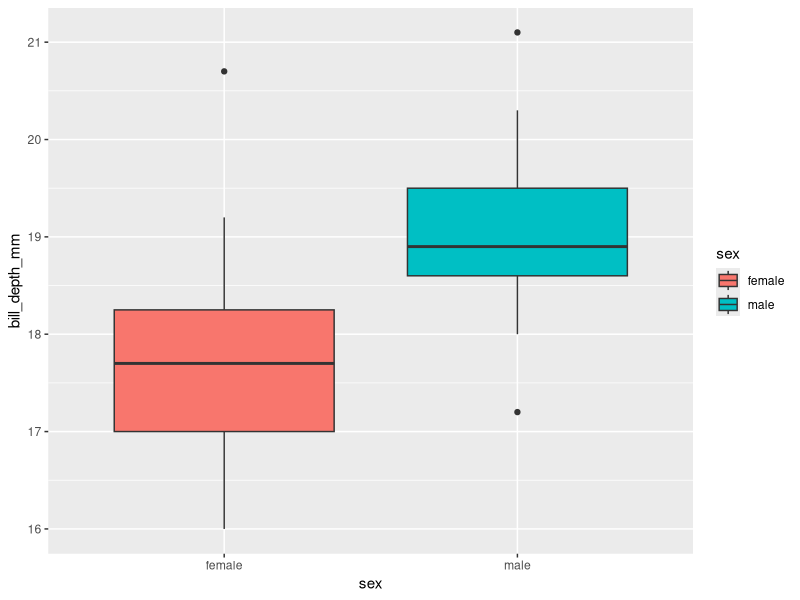
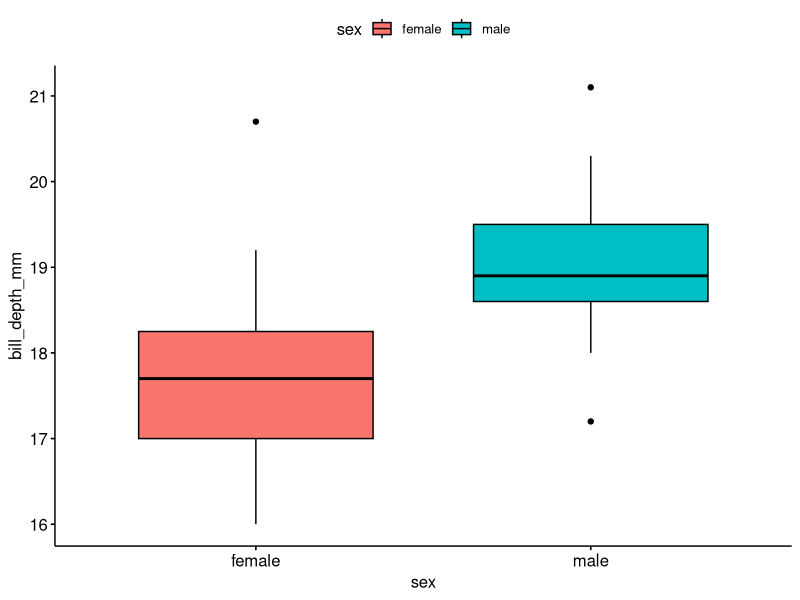
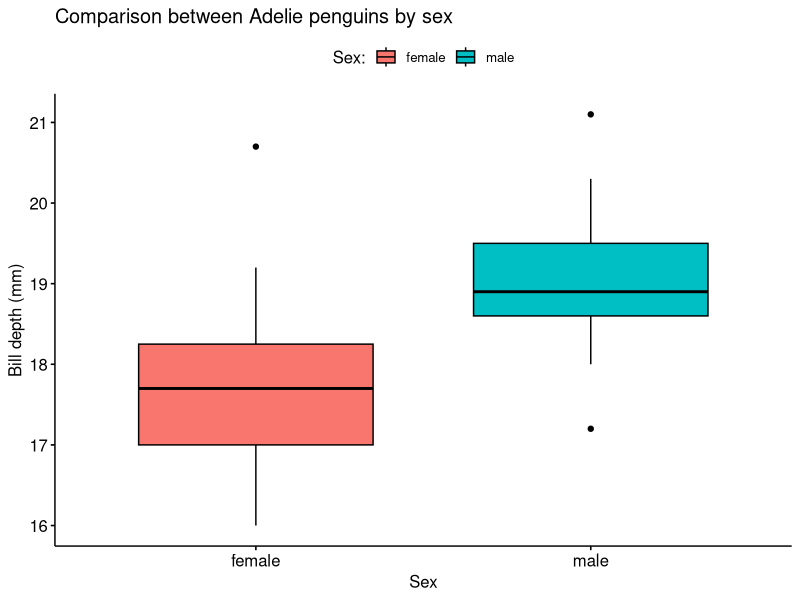
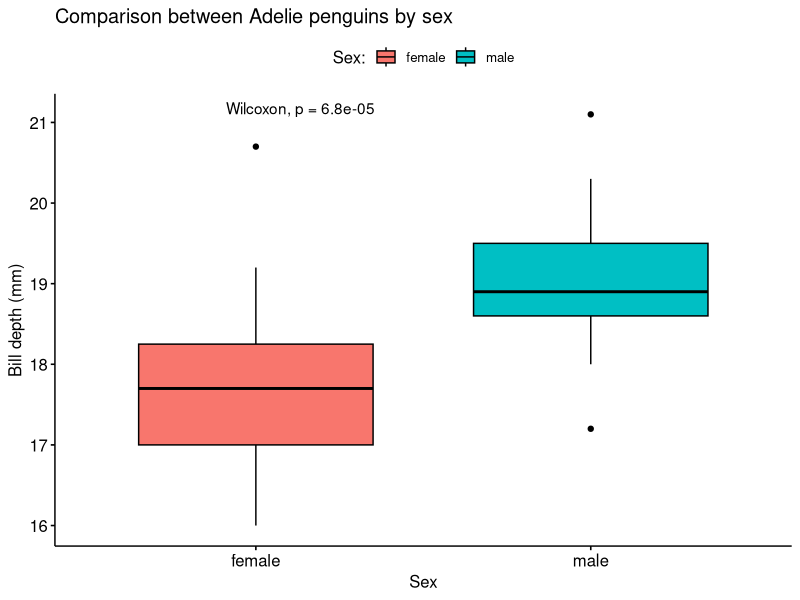
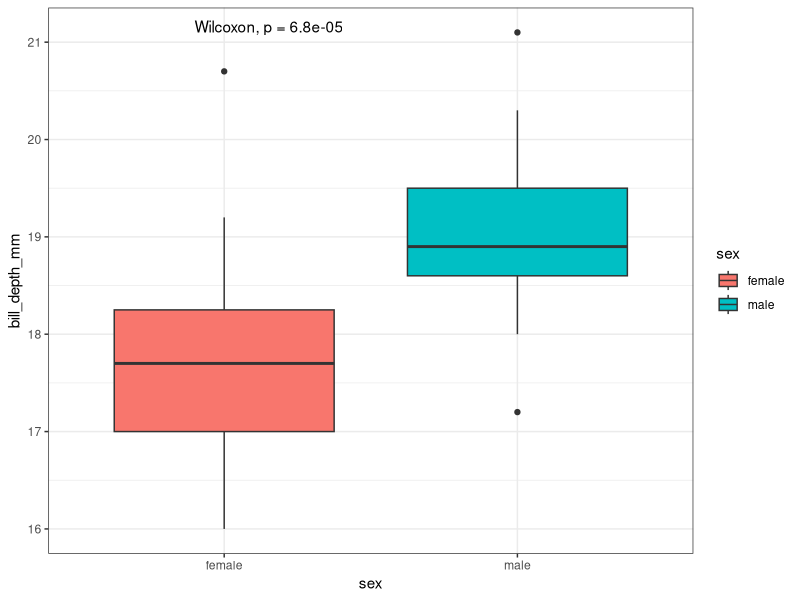
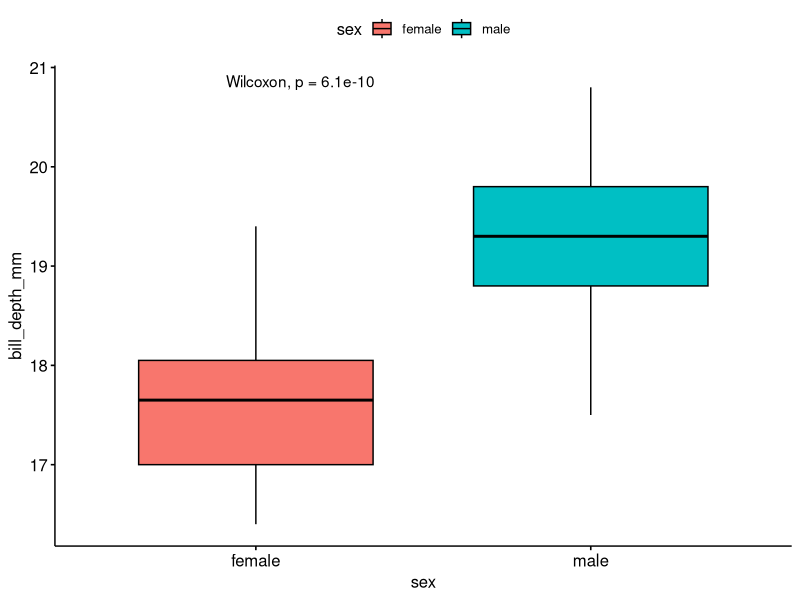
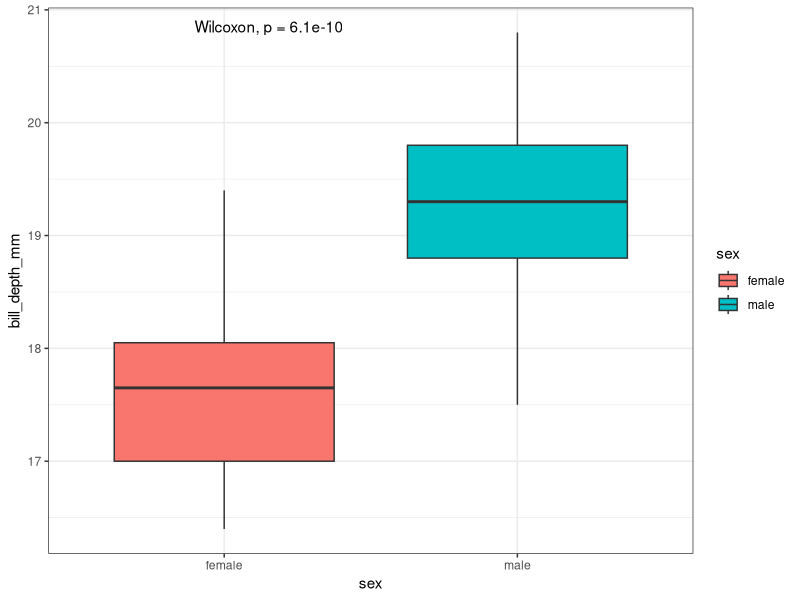
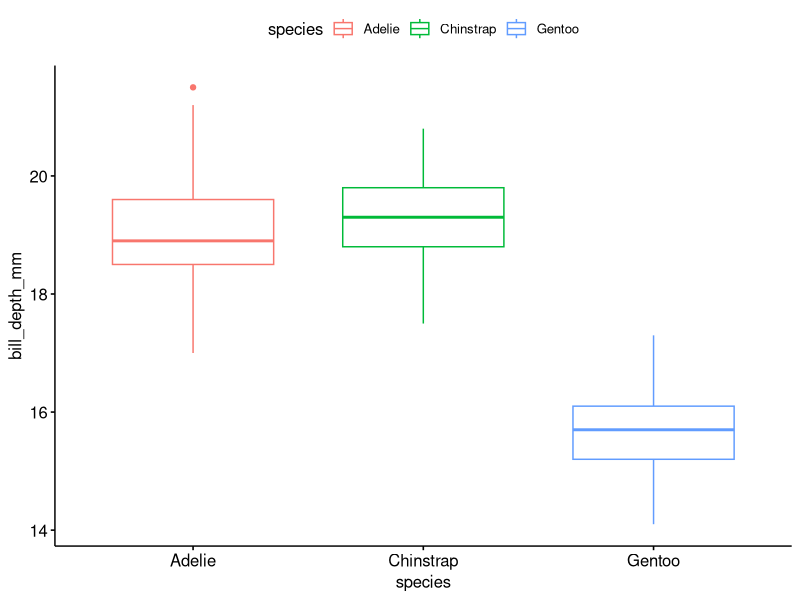

Write the R code that produced these figures, in order.
## ---- chunk 1
knitr::include_url("https://exts.ggplot2.tidyverse.org/gallery/")
## ---- chunk 2
library(tidyverse) # To load all packages including in the tidyverse
library(palmerpenguins) # Load the example data
library(ggpubr) # Create ready to publish figures
## ---- chunk 3
glimpse(penguins)
## ---- chunk 4
# Filter by species and island
penguins_filtered <- penguins %>% 
  filter(species == "Adelie", island == "Biscoe")

# Count the occurence of the factors levels of sex, species and island
penguins_filtered %>% count(sex, species, island)
## ---- chunk 5
ggplot(penguins_filtered, aes(x = sex, y = bill_depth_mm, fill = sex)) +
  geom_boxplot()
## ---- chunk 6
base_plot <- ggboxplot(data = penguins_filtered, x = "sex",
                       y = "bill_depth_mm", fill = "sex")
base_plot
## ---- chunk 7
base_plot <- ggboxplot(data = penguins_filtered, x = "sex",
                       y = "bill_depth_mm", fill = "sex") +
  labs(title = "Comparison between Adelie penguins by sex",
       fill = "Sex:", x = "Sex", y = "Bill depth (mm)")
base_plot
## ---- chunk 8
bartlett.test(bill_depth_mm ~ sex, data = penguins_filtered)
## ---- chunk 9
base_plot + stat_compare_means()
## ---- chunk 10
wilcox.test(bill_depth_mm ~ sex, data = penguins_filtered)
## ---- chunk 11
ggplot(penguins_filtered, aes(sex, bill_depth_mm, fill = sex)) +
  geom_boxplot() + theme_bw() + stat_compare_means()
## ---- chunk 12
# Using ggpubr

penguins_exc1 <- penguins %>% 
  # Filter by species and island
  filter(species == "Chinstrap", island == "Dream")

exc1_plot <- ggboxplot(data = penguins_exc1, x = "sex",
                       y = "bill_depth_mm", fill = "sex") +
  stat_compare_means()

exc1_plot
## ---- chunk 13
# Using ggplot only

penguins_exc1 <- penguins %>% 
  # Filter by species and island
  filter(species == "Chinstrap", island == "Dream")

exc1_plot_ggplot <- ggplot(penguins_exc1, aes(sex, bill_depth_mm, fill = sex)) +
  geom_boxplot() +
  stat_compare_means() +
  theme_bw()

exc1_plot_ggplot
## ---- chunk 14
penguins_male <- penguins %>% filter(sex == "male")
penguins_male %>% count( species, sex)
## ---- chunk 15
penguins_male_plot <- ggboxplot(penguins_male,
                                 x = "species", y = "bill_depth_mm",
                                 color = "species")
penguins_male_plot
## ---- chunk 16
penguins_male_plot + stat_compare_means()
## ---- chunk 17
comparison_list <- list(c("Adelie", "Chinstrap"),
                        c("Chinstrap", "Gentoo"),
                         c("Adelie", "Gentoo"))

penguins_male_plot + stat_compare_means(comparisons = comparison_list) +
  stat_compare_means(label.y = 25)

## ---- chunk 18
# Filtering by sex
penguins_exc2 <- penguins %>% 
  # Filter by species and island
  filter(sex == "female")

# Creating the base plot
exc2_plot <- ggboxplot(data = penguins_exc2, x = "species",
                       y = "bill_depth_mm", fill = "species")

# Adding the multiple group comparison
exc2_plot <- exc2_plot 

# Creating the pairwise comparison
exc2_comparison <-  list(c("Adelie", "Chinstrap"),
                        c("Chinstrap", "Gentoo"),
                         c("Adelie", "Gentoo"))

exc2_plot <- exc2_plot +
  stat_compare_means(comparisons = comparison_list) +
  stat_compare_means(label.y = 25)

exc2_plot
